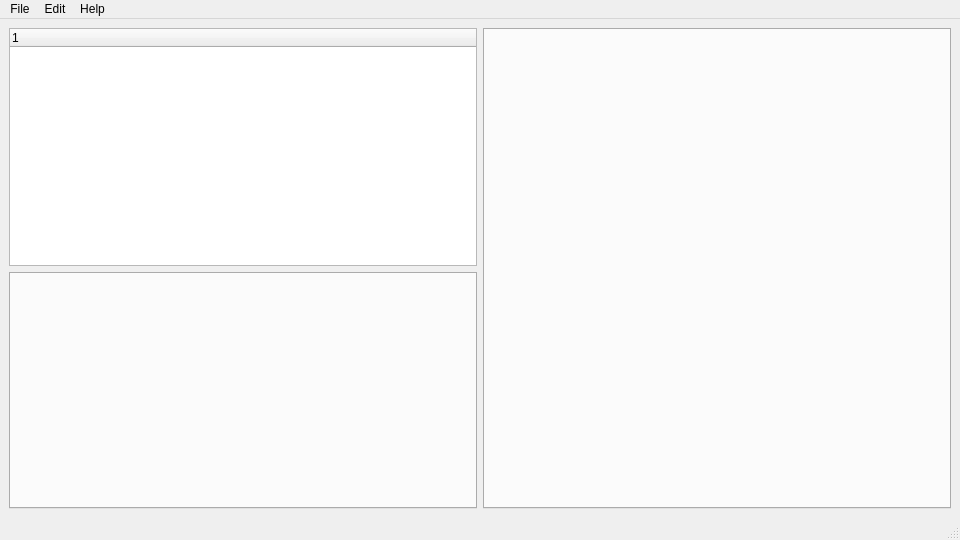
<?xml version="1.0" encoding="UTF-8"?>
<ui version="4.0">
 <class>MainWindow</class>
 <widget class="QMainWindow" name="MainWindow">
  <property name="geometry">
   <rect>
    <x>0</x>
    <y>0</y>
    <width>960</width>
    <height>540</height>
   </rect>
  </property>
  <property name="windowTitle">
   <string>MainWindow</string>
  </property>
  <widget class="QWidget" name="centralwidget">
   <layout class="QHBoxLayout" name="horizontalLayout_2">
    <item>
     <layout class="QHBoxLayout" name="horizontalLayout">
      <item>
       <layout class="QVBoxLayout" name="verticalLayout_2">
        <item>
         <widget class="QTreeWidget" name="treeWidget">
          <column>
           <property name="text">
            <string notr="true">1</string>
           </property>
          </column>
         </widget>
        </item>
        <item>
         <widget class="QTabWidget" name="tabWidget">
          <property name="currentIndex">
           <number>-1</number>
          </property>
         </widget>
        </item>
       </layout>
      </item>
      <item>
       <layout class="QVBoxLayout" name="verticalLayout">
        <item>
         <widget class="QTabWidget" name="tabWidget_2">
          <property name="currentIndex">
           <number>-1</number>
          </property>
         </widget>
        </item>
       </layout>
      </item>
     </layout>
    </item>
   </layout>
  </widget>
  <widget class="QMenuBar" name="menubar">
   <property name="geometry">
    <rect>
     <x>0</x>
     <y>0</y>
     <width>960</width>
     <height>22</height>
    </rect>
   </property>
   <widget class="QMenu" name="menuFile">
    <property name="title">
     <string>File</string>
    </property>
    <addaction name="actionOpen_Project"/>
    <addaction name="actionClose_Project"/>
   </widget>
   <widget class="QMenu" name="menuEdit">
    <property name="title">
     <string>Edit</string>
    </property>
    <addaction name="actionSave"/>
    <addaction name="actionSave_All"/>
   </widget>
   <widget class="QMenu" name="menuHelp">
    <property name="title">
     <string>Help</string>
    </property>
    <addaction name="actionAbout"/>
   </widget>
   <addaction name="menuFile"/>
   <addaction name="menuEdit"/>
   <addaction name="menuHelp"/>
  </widget>
  <widget class="QStatusBar" name="statusbar"/>
  <action name="actionOpen_Project">
   <property name="text">
    <string>Open Project</string>
   </property>
  </action>
  <action name="actionClose_Project">
   <property name="text">
    <string>Close Project</string>
   </property>
  </action>
  <action name="actionSave_All">
   <property name="text">
    <string>Save All</string>
   </property>
  </action>
  <action name="actionSave">
   <property name="text">
    <string>Save</string>
   </property>
  </action>
  <action name="actionAbout">
   <property name="text">
    <string>About</string>
   </property>
  </action>
 </widget>
 <resources/>
 <connections/>
</ui>
